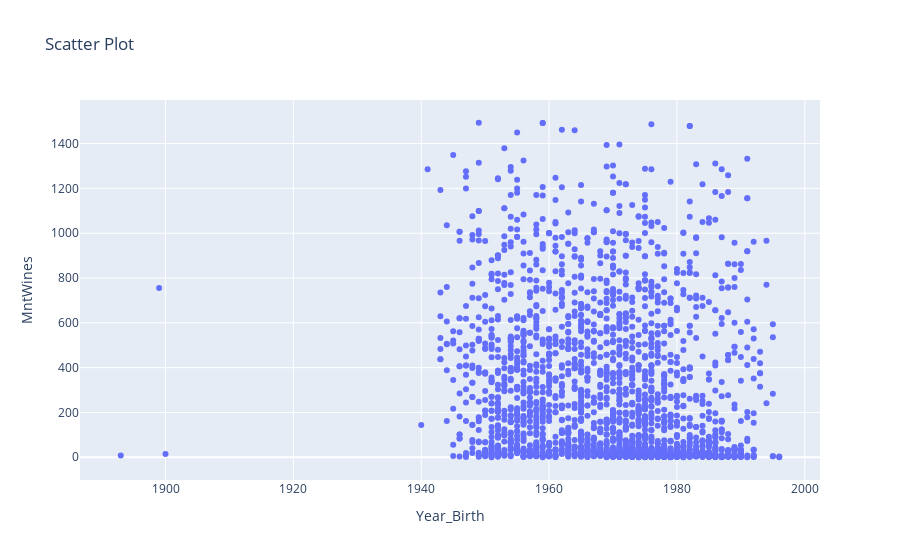

Here is the notebook cell this chart was saved with:
### Code cell
# YOUR CODE HERE
fig = go.Figure(
                data=go.Scatter(x=mercadeo['Year_Birth'], y=mercadeo['MntWines'], mode='markers'),
                layout=go.Layout(title = "Scatter Plot",xaxis_title = "Year_Birth",yaxis_title="MntWines")
                )

fig.show()

### Figure 1 — Plotly figure (JSON) as saved in the notebook; plotly's stock layout.template omitted (floating-point values rounded to 4 significant figures; data arrays with more than 128 entries replaced by an {"elided": "..."} marker saying what was removed)
{"data": [{"mode": "markers", "type": "scatter", "x": {"elided": "2240 int values"}, "y": {"elided": "2240 int values"}}], "layout": {"title": {"text": "Scatter Plot"}, "xaxis": {"title": {"text": "Year_Birth"}}, "yaxis": {"title": {"text": "MntWines"}}}}
